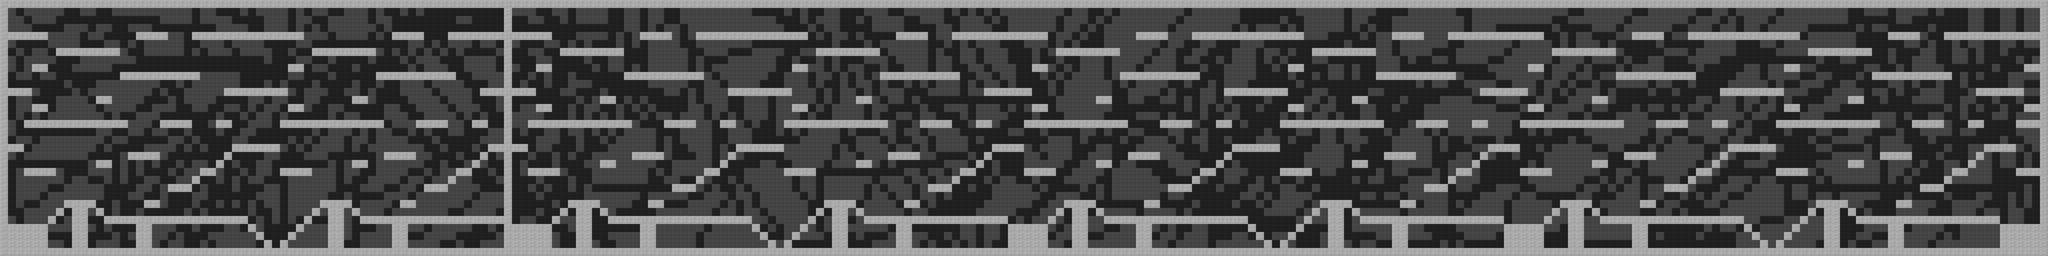

Below is a game level as drawn by its tile map, then a one-line description and the .tmx that defines it (tile-layer data replaced by summaries):
An orthogonal 256x32 tile map with 32x32 px tiles, 3 tile layers (Base, Background, Foreground).

<map version="1.2" tiledversion="1.2.0" orientation="orthogonal" renderorder="right-down" width="256" height="32" tilewidth="32" tileheight="32" infinite="0" nextlayerid="12" nextobjectid="1">
 <tileset firstgid="1" name="Tileset_01" tilewidth="32" tileheight="32" tilecount="4" columns="2">
  <image source="Tileset_01.png" width="64" height="64" />
 </tileset>
 <layer id="11" name="Base" width="256" height="32">
  <data>[8192 cells, 8192 non-empty, 1 distinct tile ids]</data>
 </layer>
 <layer id="9" name="Background" width="256" height="32">
  <data>[8192 cells, 4342 non-empty, 1 distinct tile ids]</data>
 </layer>
 <layer id="10" name="Foreground" width="256" height="32">
  <data>[8192 cells, 1785 non-empty, 1 distinct tile ids]</data>
 </layer>
</map>